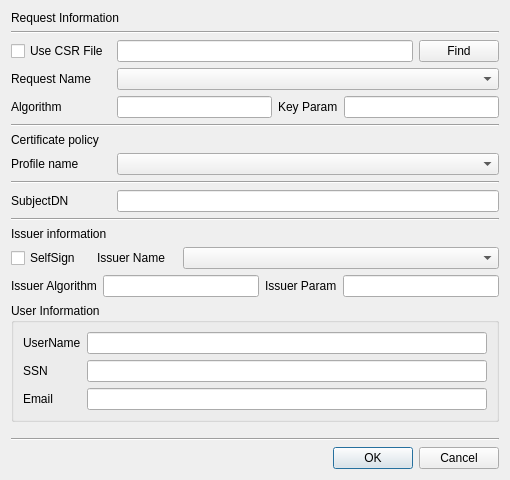
<?xml version="1.0" encoding="UTF-8"?>
<ui version="4.0">
 <class>MakeCertDlg</class>
 <widget class="QDialog" name="MakeCertDlg">
  <property name="geometry">
   <rect>
    <x>0</x>
    <y>0</y>
    <width>510</width>
    <height>480</height>
   </rect>
  </property>
  <property name="windowTitle">
   <string>Make certificate</string>
  </property>
  <layout class="QVBoxLayout" name="verticalLayout">
   <item>
    <widget class="QLabel" name="label">
     <property name="text">
      <string>Request Information</string>
     </property>
    </widget>
   </item>
   <item>
    <widget class="Line" name="line_3">
     <property name="orientation">
      <enum>Qt::Horizontal</enum>
     </property>
    </widget>
   </item>
   <item>
    <layout class="QGridLayout" name="gridLayout_3">
     <property name="topMargin">
      <number>0</number>
     </property>
     <item row="0" column="2">
      <widget class="QPushButton" name="mCSRFileFindBtn">
       <property name="text">
        <string>Find</string>
       </property>
      </widget>
     </item>
     <item row="0" column="1">
      <widget class="QLineEdit" name="mCSRFilePathText"/>
     </item>
     <item row="0" column="0">
      <widget class="QCheckBox" name="mUseCSRFileCheck">
       <property name="minimumSize">
        <size>
         <width>100</width>
         <height>0</height>
        </size>
       </property>
       <property name="maximumSize">
        <size>
         <width>100</width>
         <height>16777215</height>
        </size>
       </property>
       <property name="text">
        <string>Use CSR File</string>
       </property>
      </widget>
     </item>
    </layout>
   </item>
   <item>
    <layout class="QGridLayout" name="gridLayout">
     <property name="topMargin">
      <number>0</number>
     </property>
     <item row="0" column="0">
      <widget class="QLabel" name="label_2">
       <property name="minimumSize">
        <size>
         <width>100</width>
         <height>0</height>
        </size>
       </property>
       <property name="maximumSize">
        <size>
         <width>100</width>
         <height>16777215</height>
        </size>
       </property>
       <property name="text">
        <string>Request Name</string>
       </property>
      </widget>
     </item>
     <item row="0" column="1">
      <widget class="QComboBox" name="mReqNameCombo">
       <property name="sizeAdjustPolicy">
        <enum>QComboBox::AdjustToContentsOnFirstShow</enum>
       </property>
      </widget>
     </item>
    </layout>
   </item>
   <item>
    <layout class="QGridLayout" name="gridLayout_4">
     <property name="topMargin">
      <number>0</number>
     </property>
     <item row="0" column="2">
      <widget class="QLabel" name="mOptionLabel">
       <property name="text">
        <string>Key Param</string>
       </property>
      </widget>
     </item>
     <item row="0" column="0">
      <widget class="QLabel" name="mAlgorithmLabel">
       <property name="minimumSize">
        <size>
         <width>100</width>
         <height>0</height>
        </size>
       </property>
       <property name="maximumSize">
        <size>
         <width>100</width>
         <height>16777215</height>
        </size>
       </property>
       <property name="text">
        <string>Algorithm</string>
       </property>
      </widget>
     </item>
     <item row="0" column="1">
      <widget class="QLineEdit" name="mAlgorithmText"/>
     </item>
     <item row="0" column="3">
      <widget class="QLineEdit" name="mOptionText"/>
     </item>
    </layout>
   </item>
   <item>
    <widget class="Line" name="line_5">
     <property name="orientation">
      <enum>Qt::Horizontal</enum>
     </property>
    </widget>
   </item>
   <item>
    <widget class="QLabel" name="label_5">
     <property name="text">
      <string>Certificate policy</string>
     </property>
    </widget>
   </item>
   <item>
    <layout class="QGridLayout" name="gridLayout_5">
     <property name="topMargin">
      <number>0</number>
     </property>
     <item row="0" column="0">
      <widget class="QLabel" name="label_6">
       <property name="minimumSize">
        <size>
         <width>100</width>
         <height>0</height>
        </size>
       </property>
       <property name="maximumSize">
        <size>
         <width>100</width>
         <height>16777215</height>
        </size>
       </property>
       <property name="text">
        <string>Profile name</string>
       </property>
      </widget>
     </item>
     <item row="0" column="1">
      <widget class="QComboBox" name="mProfileNameCombo"/>
     </item>
    </layout>
   </item>
   <item>
    <widget class="Line" name="line_4">
     <property name="orientation">
      <enum>Qt::Horizontal</enum>
     </property>
    </widget>
   </item>
   <item>
    <layout class="QGridLayout" name="gridLayout_7">
     <property name="topMargin">
      <number>0</number>
     </property>
     <item row="0" column="0">
      <widget class="QLabel" name="label_4">
       <property name="minimumSize">
        <size>
         <width>100</width>
         <height>0</height>
        </size>
       </property>
       <property name="maximumSize">
        <size>
         <width>100</width>
         <height>16777215</height>
        </size>
       </property>
       <property name="text">
        <string>SubjectDN</string>
       </property>
      </widget>
     </item>
     <item row="0" column="1">
      <widget class="QLineEdit" name="mSubjectDNText"/>
     </item>
    </layout>
   </item>
   <item>
    <widget class="Line" name="line">
     <property name="orientation">
      <enum>Qt::Horizontal</enum>
     </property>
    </widget>
   </item>
   <item>
    <widget class="QLabel" name="label_7">
     <property name="text">
      <string>Issuer information</string>
     </property>
    </widget>
   </item>
   <item>
    <layout class="QGridLayout" name="gridLayout_2">
     <property name="topMargin">
      <number>0</number>
     </property>
     <item row="0" column="0">
      <widget class="QCheckBox" name="mSelfSignCheck">
       <property name="maximumSize">
        <size>
         <width>80</width>
         <height>16777215</height>
        </size>
       </property>
       <property name="text">
        <string>SelfSign</string>
       </property>
      </widget>
     </item>
     <item row="0" column="1">
      <widget class="QLabel" name="label_8">
       <property name="maximumSize">
        <size>
         <width>80</width>
         <height>16777215</height>
        </size>
       </property>
       <property name="text">
        <string>Issuer Name</string>
       </property>
      </widget>
     </item>
     <item row="0" column="2">
      <widget class="QComboBox" name="mIssuerNameCombo"/>
     </item>
    </layout>
   </item>
   <item>
    <layout class="QGridLayout" name="gridLayout_6">
     <property name="topMargin">
      <number>0</number>
     </property>
     <item row="0" column="0">
      <widget class="QLabel" name="label_9">
       <property name="text">
        <string>Issuer Algorithm</string>
       </property>
      </widget>
     </item>
     <item row="0" column="2">
      <widget class="QLabel" name="label_10">
       <property name="text">
        <string>Issuer Param</string>
       </property>
      </widget>
     </item>
     <item row="0" column="1">
      <widget class="QLineEdit" name="mIssuerAlgorithmText"/>
     </item>
     <item row="0" column="3">
      <widget class="QLineEdit" name="mIssuerOptionText"/>
     </item>
    </layout>
   </item>
   <item>
    <widget class="QGroupBox" name="mUserGroup">
     <property name="minimumSize">
      <size>
       <width>0</width>
       <height>0</height>
      </size>
     </property>
     <property name="title">
      <string>User Information</string>
     </property>
     <layout class="QGridLayout" name="gridLayout_8">
      <item row="0" column="1">
       <widget class="QLineEdit" name="mUserNameText"/>
      </item>
      <item row="0" column="0">
       <widget class="QLabel" name="label_11">
        <property name="text">
         <string>UserName</string>
        </property>
       </widget>
      </item>
      <item row="1" column="0">
       <widget class="QLabel" name="label_12">
        <property name="text">
         <string>SSN</string>
        </property>
       </widget>
      </item>
      <item row="1" column="1">
       <widget class="QLineEdit" name="mSSNText"/>
      </item>
      <item row="2" column="0">
       <widget class="QLabel" name="label_13">
        <property name="text">
         <string>Email</string>
        </property>
       </widget>
      </item>
      <item row="2" column="1">
       <widget class="QLineEdit" name="mEmailText"/>
      </item>
     </layout>
    </widget>
   </item>
   <item>
    <spacer name="verticalSpacer">
     <property name="orientation">
      <enum>Qt::Vertical</enum>
     </property>
     <property name="sizeHint" stdset="0">
      <size>
       <width>20</width>
       <height>40</height>
      </size>
     </property>
    </spacer>
   </item>
   <item>
    <widget class="Line" name="line_2">
     <property name="orientation">
      <enum>Qt::Horizontal</enum>
     </property>
    </widget>
   </item>
   <item>
    <widget class="QDialogButtonBox" name="buttonBox">
     <property name="orientation">
      <enum>Qt::Horizontal</enum>
     </property>
     <property name="standardButtons">
      <set>QDialogButtonBox::Cancel|QDialogButtonBox::Ok</set>
     </property>
    </widget>
   </item>
  </layout>
 </widget>
 <tabstops>
  <tabstop>mUseCSRFileCheck</tabstop>
  <tabstop>mCSRFilePathText</tabstop>
  <tabstop>mCSRFileFindBtn</tabstop>
  <tabstop>mSelfSignCheck</tabstop>
  <tabstop>mIssuerNameCombo</tabstop>
 </tabstops>
 <resources/>
 <connections>
  <connection>
   <sender>buttonBox</sender>
   <signal>accepted()</signal>
   <receiver>MakeCertDlg</receiver>
   <slot>accept()</slot>
   <hints>
    <hint type="sourcelabel">
     <x>248</x>
     <y>254</y>
    </hint>
    <hint type="destinationlabel">
     <x>157</x>
     <y>274</y>
    </hint>
   </hints>
  </connection>
  <connection>
   <sender>buttonBox</sender>
   <signal>rejected()</signal>
   <receiver>MakeCertDlg</receiver>
   <slot>reject()</slot>
   <hints>
    <hint type="sourcelabel">
     <x>316</x>
     <y>260</y>
    </hint>
    <hint type="destinationlabel">
     <x>286</x>
     <y>274</y>
    </hint>
   </hints>
  </connection>
 </connections>
</ui>
